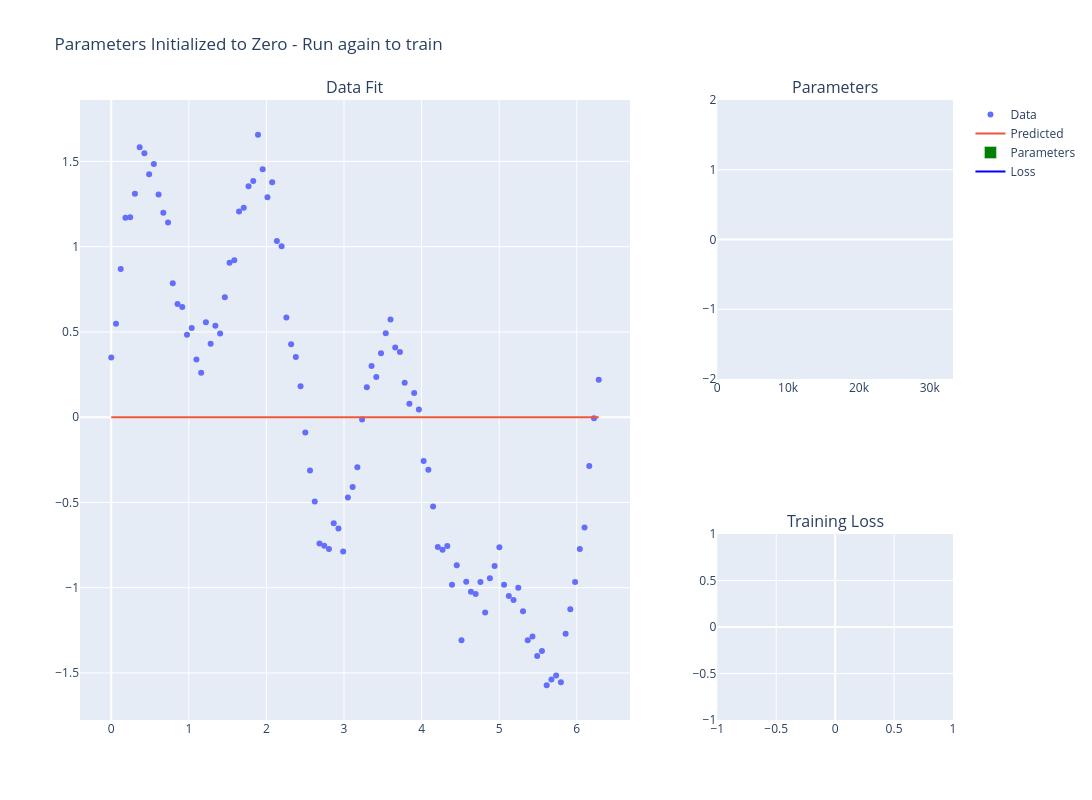

Notebook cell for this chart:
### Code cell
# Overfit
# Run this cell multiple times to toggle between states
# First run: shows all parameters as 0
# Second run: performs gradient descent
# Third run: resets to 0, etc.

import os

# Toggle state using an environment variable
state_file = '/tmp/nn_toggle_state.txt'
if os.path.exists(state_file):
    with open(state_file, 'r') as f:
        current_state = int(f.read().strip())
else:
    current_state = 0

# Toggle to next state
next_state = 1 - current_state
with open(state_file, 'w') as f:
    f.write(str(next_state))

# # Define a simple neural network 
# class SimpleNet(nn.Module):
#     def __init__(self):
#         super(SimpleNet, self).__init__()
#         self.fc1 = nn.Linear(1, 12)
#         self.fc2 = nn.Linear(12, 1)

#     def forward(self, x):
#         x = torch.sigmoid(self.fc1(x))
#         return self.fc2(x)

# # Create the model
# model = SimpleNet()

 # Overfitting-prone neural network
class OverfitNet(nn.Module):
    def __init__(self):
        super(OverfitNet, self).__init__()
        self.fc1 = nn.Linear(1, 64)
        self.fc2 = nn.Linear(64, 128)
        self.fc3 = nn.Linear(128, 128)
        self.fc4 = nn.Linear(128, 64)
        self.fc5 = nn.Linear(64, 1)

    def forward(self, x):
        x = torch.relu(self.fc1(x))
        x = torch.relu(self.fc2(x))
        x = torch.relu(self.fc3(x))
        x = torch.relu(self.fc4(x))
        return self.fc5(x)

model = OverfitNet()

# class OverfitNet(nn.Module):
#       def __init__(self):
#           super(OverfitNet, self).__init__()
#           self.fc1 = nn.Linear(1, 32)
#           self.fc2 = nn.Linear(32, 32)
#           self.fc3 = nn.Linear(32, 1)

#       def forward(self, x):
#           x = torch.relu(self.fc1(x))
#           x = torch.relu(self.fc2(x))
#           return self.fc3(x)

# model = OverfitNet()


if current_state == 0:
    # STATE 0: Show all parameters as zero
    with torch.no_grad():
        for param in model.parameters():
            param.zero_()
    
    # Create visualization with zero parameters
    trace_data = go.Scatter(x=x, y=y, mode='markers', name='Data')
    trace_fit = go.Scatter(
        x=x,
        y=model(x_normalized).detach().numpy().flatten(),
        mode='lines',
        name='Predicted'
    )
    
    parameter_values = flatten_tensors(list(model.parameters()))
    colors = ['red' if val < 0 else 'green' for val in parameter_values]
    trace_parameters = go.Bar(
        x=list(range(len(parameter_values))), 
        y=parameter_values,
        name='Parameters',
        marker_color=colors
    )
    
    trace_loss = go.Scatter(
        x=[0],
        y=[0],
        mode='lines',
        name='Loss',
        line=dict(color='blue')
    )
    
    fig = make_subplots(
        rows=2, cols=2, 
        column_widths=[0.7, 0.3],
        row_heights=[0.6, 0.4],
        subplot_titles=('Data Fit', 'Parameters', 'Training Loss'),
        specs=[[{"rowspan": 2}, {}],
               [None, {}]]
    )
    
    fig.add_trace(trace_data, row=1, col=1)
    fig.add_trace(trace_fit, row=1, col=1)
    fig.add_trace(trace_parameters, row=1, col=2)
    fig.add_trace(trace_loss, row=2, col=2)
    
    fig.update_yaxes(range=[-2, 2], row=1, col=2)
    fig.update_xaxes(row=1, col=1)
    fig.update_xaxes(row=1, col=2)
    fig.update_xaxes(row=2, col=2)
    fig.update_yaxes(row=1, col=1)
    fig.update_yaxes(row=1, col=2)
    fig.update_yaxes(range=[0, None], row=2, col=2)
    
    fig.update_layout(
        title='Parameters Initialized to Zero - Run again to train', 
        width=1400, 
        height=800,
        showlegend=True
    )
    
    fig.show()

else:
    # STATE 1: Perform gradient descent
    # Create a fresh model for training
    model = OverfitNet()
    criterion = nn.MSELoss()
    optimizer = optim.Adam(model.parameters(), lr=0.002) #lr=0.003)
    
    num_epochs = 80000
    losses = []
    
    for epoch in range(num_epochs):
        optimizer.zero_grad()
        outputs = model(x_normalized)
        loss = criterion(outputs, y_tensor)
        loss.backward()
        optimizer.step()
        
        losses.append(loss.item())

        if epoch == 0 or (epoch+1) % 500 == 0:
            clear_output(wait=True)
            
            trace_data = go.Scatter(x=x, y=y, mode='markers', name='Data')
            # trace_fit_updated = go.Scatter(
            #     x=x,
            #     y=model(x_normalized).detach().numpy().flatten(),
            #     mode='lines',
            #     name='Predicted'
            # )
            # Dense x for plotting - reveals wiggles between training points

            x_plot = np.linspace(x.min(), x.max(), 500)
            x_plot_tensor = torch.tensor(x_plot, dtype=torch.float32)
            x_plot_normalized = ((x_plot_tensor - x_min) / (x_max - x_min)).unsqueeze(1)

            trace_fit_updated = go.Scatter(
                x=x_plot,
                y=model(x_plot_normalized).detach().numpy().flatten(),
                mode='lines',
                name='Predicted'
            )
            
            parameter_values = flatten_tensors(list(model.parameters()))
            colors = ['red' if val < 0 else 'green' for val in parameter_values]
            # trace_parameters = go.Bar(
            #     x=list(range(len(parameter_values))), 
            #     y=parameter_values,
            #     name='Parameters',
            #     marker_color=colors
            # )
            first_layer_params = torch.cat([model.fc1.weight.flatten(), model.fc1.bias]).detach().numpy()
            trace_parameters = go.Bar(
                x=list(range(len(first_layer_params))),
                y=first_layer_params,
                name='Layer 1 Parameters',
                marker_color=['red' if v < 0 else 'green' for v in first_layer_params]
            )
            
            trace_loss = go.Scatter(
                x=list(range(len(losses))),
                y=losses,
                mode='lines',
                name='Loss',
                line=dict(color='blue')
            )
            
            fig = make_subplots(
                rows=2, cols=2, 
                column_widths=[0.7, 0.3],
                row_heights=[0.6, 0.4],
                subplot_titles=('Data Fit', 'Parameters', 'Training Loss'),
                specs=[[{"rowspan": 2}, {}],
                       [None, {}]]
            )
            
            fig.add_trace(trace_data, row=1, col=1)
            fig.add_trace(trace_fit_updated, row=1, col=1)
            fig.add_trace(trace_parameters, row=1, col=2)
            fig.add_trace(trace_loss, row=2, col=2)

            fig.update_yaxes(range=[-2, 2], row=1, col=2)
            fig.update_xaxes(row=1, col=1)
            fig.update_xaxes(row=1, col=2)
            fig.update_xaxes(row=2, col=2)
            fig.update_yaxes(row=1, col=1)
            fig.update_yaxes(row=1, col=2)
            fig.update_yaxes(range=[0, None], row=2, col=2)

            fig.update_layout(
                title=f'Epoch {epoch+1}/{num_epochs}, Loss: {loss.item():.4f}', 
                width=1400, 
                height=800,
                showlegend=True
            )
            
            fig.show()

### Figure 1 — Plotly figure (JSON) as saved in the notebook; plotly's stock layout.template omitted (floating-point values rounded to 4 significant figures; data arrays with more than 128 entries replaced by an {"elided": "..."} marker saying what was removed)
{"data": [{"mode": "markers", "name": "Data", "type": "scatter", "x": [0.0, 0.061, 0.122, 0.183, 0.244, 0.305, 0.366, 0.427, 0.488, 0.549, 0.61, 0.671, 0.732, 0.793, 0.854, 0.915, 0.976, 1.037, 1.098, 1.159, 1.22, 1.281, 1.342, 1.403, 1.464, 1.525, 1.586, 1.647, 1.708, 1.769, 1.83, 1.891, 1.952, 2.013, 2.074, 2.135, 2.196, 2.257, 2.318, 2.379, 2.44, 2.501, 2.562, 2.623, 2.684, 2.745, 2.806, 2.867, 2.928, 2.989, 3.05, 3.111, 3.172, 3.233, 3.294, 3.355, 3.416, 3.477, 3.538, 3.599, 3.66, 3.721, 3.782, 3.843, 3.904, 3.965, 4.026, 4.087, 4.148, 4.209, 4.27, 4.331, 4.392, 4.453, 4.514, 4.575, 4.636, 4.697, 4.758, 4.819, 4.88, 4.941, 5.002, 5.063, 5.124, 5.185, 5.246, 5.307, 5.368, 5.429, 5.49, 5.551, 5.612, 5.673, 5.734, 5.795, 5.856, 5.917, 5.978, 6.039, 6.1, 6.161, 6.222, 6.283], "xaxis": "x", "y": [0.3497, 0.5479, 0.8687, 1.17, 1.173, 1.31, 1.583, 1.548, 1.425, 1.485, 1.306, 1.199, 1.141, 0.7859, 0.6631, 0.6456, 0.4835, 0.5235, 0.3389, 0.2604, 0.5562, 0.4305, 0.5359, 0.4904, 0.7029, 0.9055, 0.9198, 1.207, 1.228, 1.354, 1.386, 1.656, 1.454, 1.291, 1.377, 1.033, 1.002, 0.5841, 0.4283, 0.3532, 0.1813, -0.0899, -0.3122, -0.4952, -0.7415, -0.7536, -0.7725, -0.6222, -0.6537, -0.7874, -0.4707, -0.4103, -0.2934, -0.01325, 0.1759, 0.3001, 0.2362, 0.3747, 0.4915, 0.573, 0.408, 0.3822, 0.2026, 0.07816, 0.1419, 0.04443, -0.2574, -0.3083, -0.5233, -0.7609, -0.778, -0.7553, -0.983, -0.8684, -1.309, -0.9659, -1.025, -1.037, -0.9673, -1.145, -0.9442, -0.8736, -0.7636, -0.9826, -1.049, -1.073, -1.0, -1.138, -1.308, -1.286, -1.401, -1.371, -1.572, -1.539, -1.516, -1.554, -1.27, -1.126, -0.9668, -0.7733, -0.6476, -0.2858, -0.006051, 0.2198], "yaxis": "y"}, {"mode": "lines", "name": "Predicted", "type": "scatter", "x": [0.0, 0.061, 0.122, 0.183, 0.244, 0.305, 0.366, 0.427, 0.488, 0.549, 0.61, 0.671, 0.732, 0.793, 0.854, 0.915, 0.976, 1.037, 1.098, 1.159, 1.22, 1.281, 1.342, 1.403, 1.464, 1.525, 1.586, 1.647, 1.708, 1.769, 1.83, 1.891, 1.952, 2.013, 2.074, 2.135, 2.196, 2.257, 2.318, 2.379, 2.44, 2.501, 2.562, 2.623, 2.684, 2.745, 2.806, 2.867, 2.928, 2.989, 3.05, 3.111, 3.172, 3.233, 3.294, 3.355, 3.416, 3.477, 3.538, 3.599, 3.66, 3.721, 3.782, 3.843, 3.904, 3.965, 4.026, 4.087, 4.148, 4.209, 4.27, 4.331, 4.392, 4.453, 4.514, 4.575, 4.636, 4.697, 4.758, 4.819, 4.88, 4.941, 5.002, 5.063, 5.124, 5.185, 5.246, 5.307, 5.368, 5.429, 5.49, 5.551, 5.612, 5.673, 5.734, 5.795, 5.856, 5.917, 5.978, 6.039, 6.1, 6.161, 6.222, 6.283], "xaxis": "x", "y": [0.0, 0.0, 0.0, 0.0, 0.0, 0.0, 0.0, 0.0, 0.0, 0.0, 0.0, 0.0, 0.0, 0.0, 0.0, 0.0, 0.0, 0.0, 0.0, 0.0, 0.0, 0.0, 0.0, 0.0, 0.0, 0.0, 0.0, 0.0, 0.0, 0.0, 0.0, 0.0, 0.0, 0.0, 0.0, 0.0, 0.0, 0.0, 0.0, 0.0, 0.0, 0.0, 0.0, 0.0, 0.0, 0.0, 0.0, 0.0, 0.0, 0.0, 0.0, 0.0, 0.0, 0.0, 0.0, 0.0, 0.0, 0.0, 0.0, 0.0, 0.0, 0.0, 0.0, 0.0, 0.0, 0.0, 0.0, 0.0, 0.0, 0.0, 0.0, 0.0, 0.0, 0.0, 0.0, 0.0, 0.0, 0.0, 0.0, 0.0, 0.0, 0.0, 0.0, 0.0, 0.0, 0.0, 0.0, 0.0, 0.0, 0.0, 0.0, 0.0, 0.0, 0.0, 0.0, 0.0, 0.0, 0.0, 0.0, 0.0, 0.0, 0.0, 0.0, 0.0], "yaxis": "y"}, {"marker": {"color": {"elided": "33281 str values"}}, "name": "Parameters", "type": "bar", "x": {"elided": "33281 int values"}, "xaxis": "x2", "y": {"elided": "33281 int values"}, "yaxis": "y2"}, {"line": {"color": "blue"}, "mode": "lines", "name": "Loss", "type": "scatter", "x": [0], "xaxis": "x3", "y": [0], "yaxis": "y3"}], "layout": {"annotations": [{"font": {"size": 16}, "showarrow": false, "text": "Data Fit", "x": 0.315, "xanchor": "center", "xref": "paper", "y": 1, "yanchor": "bottom", "yref": "paper"}, {"font": {"size": 16}, "showarrow": false, "text": "Parameters", "x": 0.865, "xanchor": "center", "xref": "paper", "y": 1, "yanchor": "bottom", "yref": "paper"}, {"font": {"size": 16}, "showarrow": false, "text": "Training Loss", "x": 0.865, "xanchor": "center", "xref": "paper", "y": 0.3, "yanchor": "bottom", "yref": "paper"}], "height": 800, "showlegend": true, "title": {"text": "Parameters Initialized to Zero - Run again to train"}, "width": 1400, "xaxis": {"anchor": "y", "domain": [0, 0.63]}, "xaxis2": {"anchor": "y2", "domain": [0.73, 1]}, "xaxis3": {"anchor": "y3", "domain": [0.73, 1]}, "yaxis": {"anchor": "x", "domain": [0, 1]}, "yaxis2": {"anchor": "x2", "domain": [0.55, 1], "range": [-2, 2]}, "yaxis3": {"anchor": "x3", "domain": [0, 0.3], "range": [0, null]}}}
